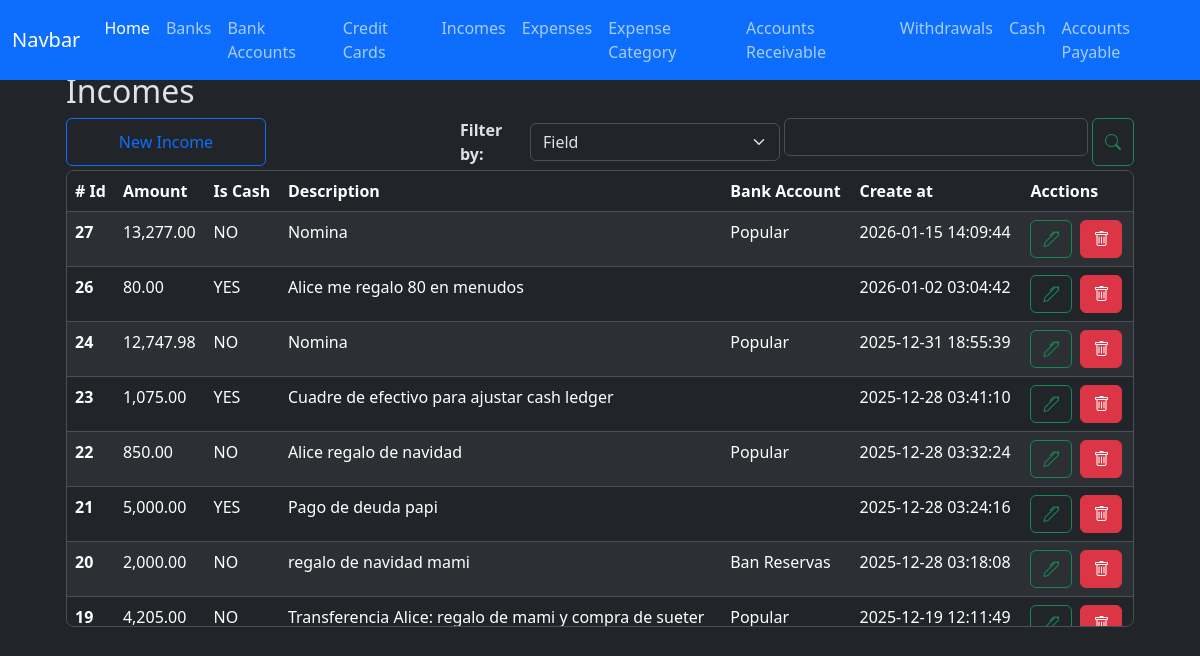
/incomes/index, run on the app's committed database.
### app/models/income.py (models this page shows, shortened)
class Income(db.Model):
    __tablename__ = 'incomes'
    id = db.Column(db.Integer, primary_key=True)
    amount = db.Column(db.Numeric(10,2), nullable=False, default=0.00)
    is_cash = db.Column(db.Boolean, nullable=False, default=False)
    code = db.Column(db.String(50), nullable=False, server_default='TEMP')
    description = db.Column(db.String(255))
    bank_account_id = db.Column(db.Integer, db.ForeignKey('bank_accounts.id'))
    created_at = db.Column(db.DateTime(timezone=True), server_default=func.now())
    updated_at = db.Column(db.DateTime(timezone=True), onupdate=func.now())
    bank_account = relationship('BankAccount', back_populates='incomes')

### app/models/bank_account.py (models this page shows)
class BankAccount(db.Model):
    __tablename__ = 'bank_accounts'
    id = db.Column(db.Integer, primary_key=True)
    nick_name = db.Column(db.String(120))
    amount_available = db.Column(db.Numeric(10, 2), nullable=False)
    is_active = db.Column(db.Boolean, default=True)
    account_number = db.Column(db.Integer, nullable=True)
    bank_id = db.Column(db.Integer, db.ForeignKey('banks.id'))
    created_at = db.Column(db.DateTime(timezone=True), server_default=func.now())
    updated_at = db.Column(db.DateTime(timezone=True), onupdate=func.now())
    bank = relationship('Bank', back_populates='bank_accounts')
    expenses = relationship('Expense', back_populates='bank_account', order_by='desc(Expense.created_at)')
    incomes = relationship('Income', back_populates='bank_account', order_by='desc(Income.created_at)')
    credit_card_payments = relationship('CreditCardPayment', back_populates='bank_account', order_by='desc(CreditCardPayment.created_at)')
    withdrawals = relationship('Withdrawal', back_populates='bank_account', order_by='desc(Withdrawal.created_at)')
    loans = relationship('Loan', back_populates='bank_account', order_by='desc(Loan.created_at)')
    loan_payments = relationship('LoanPayment', back_populates='bank_account', order_by='desc(LoanPayment.created_at)')
    debts = relationship('Debt', back_populates='bank_account', order_by='desc(Debt.created_at)')
    debt_payments = relationship('DebtPayment', back_populates='bank_account', order_by='desc(DebtPayment.created_at)')
    transaction_ledger = relationship('BankAccountTransactionsLedger', back_populates='bank_account')
    outgoing_transfers = relationship('BankTransfer', foreign_keys='BankTransfer.from_bank_account_id', back_populates='from_bank_account', order_by='desc(BankTransfer.created_at)')
    incoming_transfers = relationship('BankTransfer', foreign_keys='BankTransfer.to_bank_account_id', back_populates='to_bank_account', order_by='desc(BankTransfer.created_at)')

### app/routes/income_routes.py (the view)
@income_bp.route('/index', methods=['GET', 'POST'])
def index():
    incomes = Income.query.order_by(Income.created_at.desc()).all()
    bank_accounts = BankAccount.query.all()
    context = {
        'incomes': incomes,
        'bank_accounts': bank_accounts,
        'format_amount': format_amount,
        'total_amount': total_amount,
    }
    return render_template('incomes/index.html', **context)

### app/utils/numeric_casting.py (called while the page is built)
def format_amount(value):
    try:
        return f'{value:,.2f}';
    except Exception as e:
        return None

### app/templates/incomes/index.html (shortened to what this page needs)
{% extends 'layout.html' %}
{% block content %}
    <div class="container w-100">
        <h2>Incomes</h2>
        <div class="d-flex justify-content-start gap-1 flex-wrap flex-md-nowrap mt-2">
            <button
                type="button"
                id="btn-create-expense-id"
                class="btn btn-outline-primary me-auto me-md-auto w-100 w-md-auto"
                style="max-width: 200px;"
                data-bs-toggle="modal"
                data-bs-target="#create-income"
            >New Income</i>
            </button>
            <div class="d-flex gap-1 w-100 align-items-center" style="max-width: 320px;">
                <div class="w-md-auto mt-md-0">
                    <label for="" class="fs-6 fw-bold">Filter by: </label>
                </div>
                <div class="w-100 w-md-auto mt-md-0" style="max-width: 250px;">
                    <select class="form-select" id="select-filter-type-id">
                        <option value="field">Field</option>
                    </select>
                </div>
            </div>
            <div class="d-flex gap-1 w-100" style="max-width: 350px;">
                <div class="w-100 w-md-auto mt-md-0">
                    <input type="text" class="form-control" id="filter-input-id">
                </div>
                <button type="button" class="btn btn-outline-success" id="btn-search-id"><i class="bi bi-search"></i></button>
            </div>
        </div>
        <div class="table-responsive overflow-y-auto border rounded-3 mt-1" style="max-height: 457px;">
            <table class="table table-striped  table-hover">
                <thead class="sticky-top">
                    <tr>
                    <th scope="col"># Id</th>
                    <th scope="col">Amount</th>
                    <th scope="col">Is Cash</th>
                    <th scope="col">Description</th>
                    <th scope="col">Bank Account</th>
                    <th scope="col">Create at</th>
                    <th scope="col">Acctions</th>
                    </tr>
                </thead>
                <tbody id="incomes-table-body-id">
                  {% for income in incomes %}
                    <tr>
                        <th scope="row">{{ income.id }}</th>
                        <td>{{ format_amount(income.amount) }}</td>
                        <td>{{ 'YES' if income.is_cash else 'NO'}}</td>
                        <td>{{ income.description if income.description else '-'}}</td>
                        <td>{{ income.bank_account.nick_name }}</td>
                        <td>{{ income.created_at }}</td>
                        <td>
                            <div class="d-flex gap-2">
                                <button
                                    type="button"
                                    class="btn btn-outline-success"
                                    data-bs-toggle="modal"
                                    data-bs-target="#edit-income"
                                    data-income-id="{{ income.id }}"
                                    data-amount="{{ income.amount }}"
                                    data-is-cash="{{ income.is_cash }}"
                                    data-description="{{ income.description if income.description else '' }}"
                                    data-bank-account-id="{{ income.bank_account_id }}"
                                >
                                    <i class="bi bi-pen"></i>
                                </button>
                                <a href="{{ url_for('income.delete', id=income.id ) }}" class="btn btn-danger"><i class="bi bi-trash"></i></a>
                            </div>
                        </td>
                    </tr>
                  {% endfor %}
                </tbody>
            </table>
        </div>
    </div>
<link href="https://cdn.jsdelivr.net/npm/@sweetalert2/theme-dark@5/dark.css" rel="stylesheet">
<link rel="stylesheet" href="https://cdn.jsdelivr.net/npm/flatpickr/dist/flatpickr.min.css">
{% endblock %}

### data on the page
Income: id "27", amount "13,277.00", is_cash "NO", description "Nomina", bank_account.nick_name "Popular", created_at "2026-01-15 14:09:44"
Income: id "26", amount "80.00", is_cash "YES", description "Alice me regalo 80 en menudos", created_at "2026-01-02 03:04:42"
Income: id "24", amount "12,747.98", is_cash "NO", description "Nomina", bank_account.nick_name "Popular", created_at "2025-12-31 18:55:39"
Income: id "23", amount "1,075.00", is_cash "YES", description "Cuadre de efectivo para ajustar cash ledger", created_at "2025-12-28 03:41:10"
Income: id "22", amount "850.00", is_cash "NO", description "Alice regalo de navidad", bank_account.nick_name "Popular", created_at "2025-12-28 03:32:24"
Income: id "21", amount "5,000.00", is_cash "YES", description "Pago de deuda papi", created_at "2025-12-28 03:24:16"
Income: id "20", amount "2,000.00", is_cash "NO", description "regalo de navidad mami", bank_account.nick_name "Ban Reservas", created_at "2025-12-28 03:18:08"
Income: id "19", amount "4,205.00", is_cash "NO", description "Transferencia Alice: regalo de mami y compra de sueter", bank_account.nick_name "Popular", created_at "2025-12-19 12:11:49"
